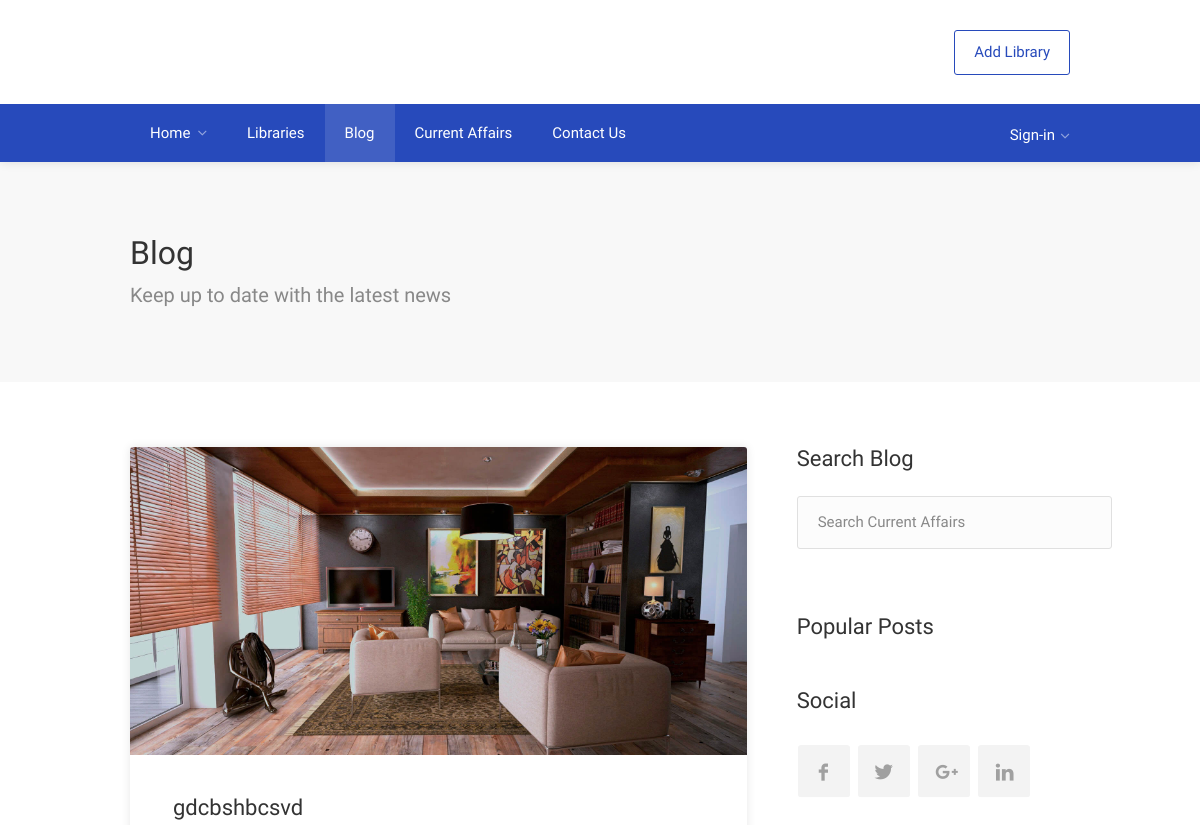
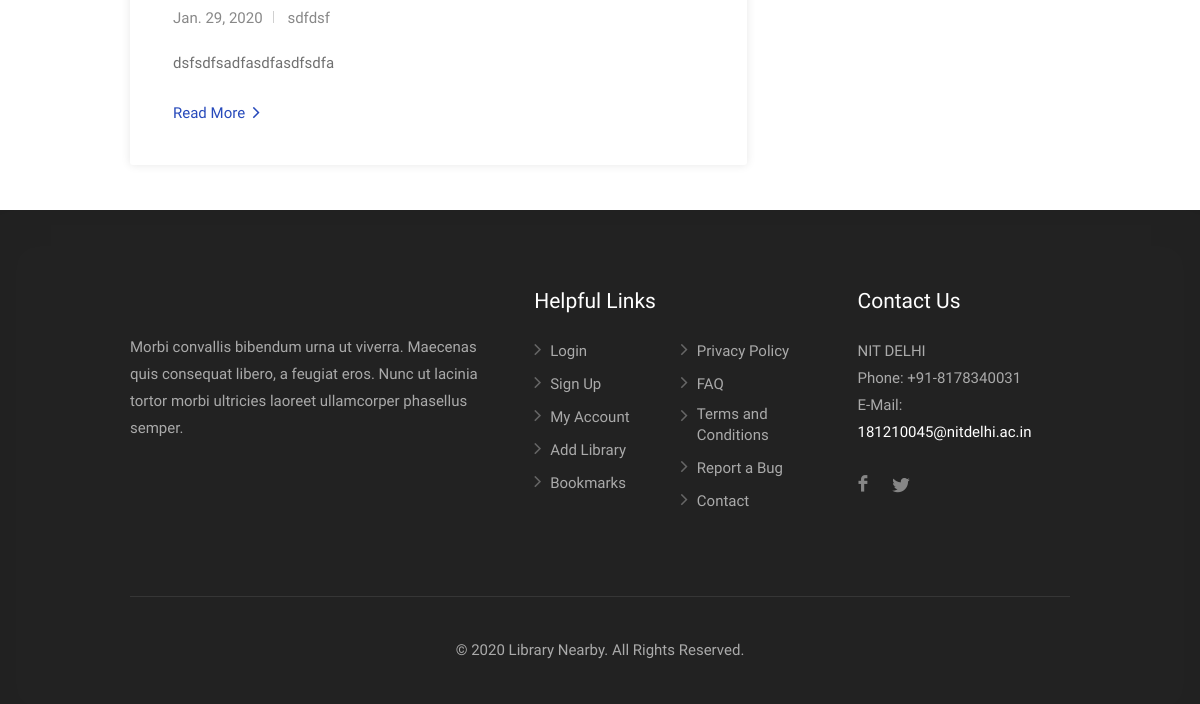
Before: /blog/ with the older database file (2 pictures, top to bottom).
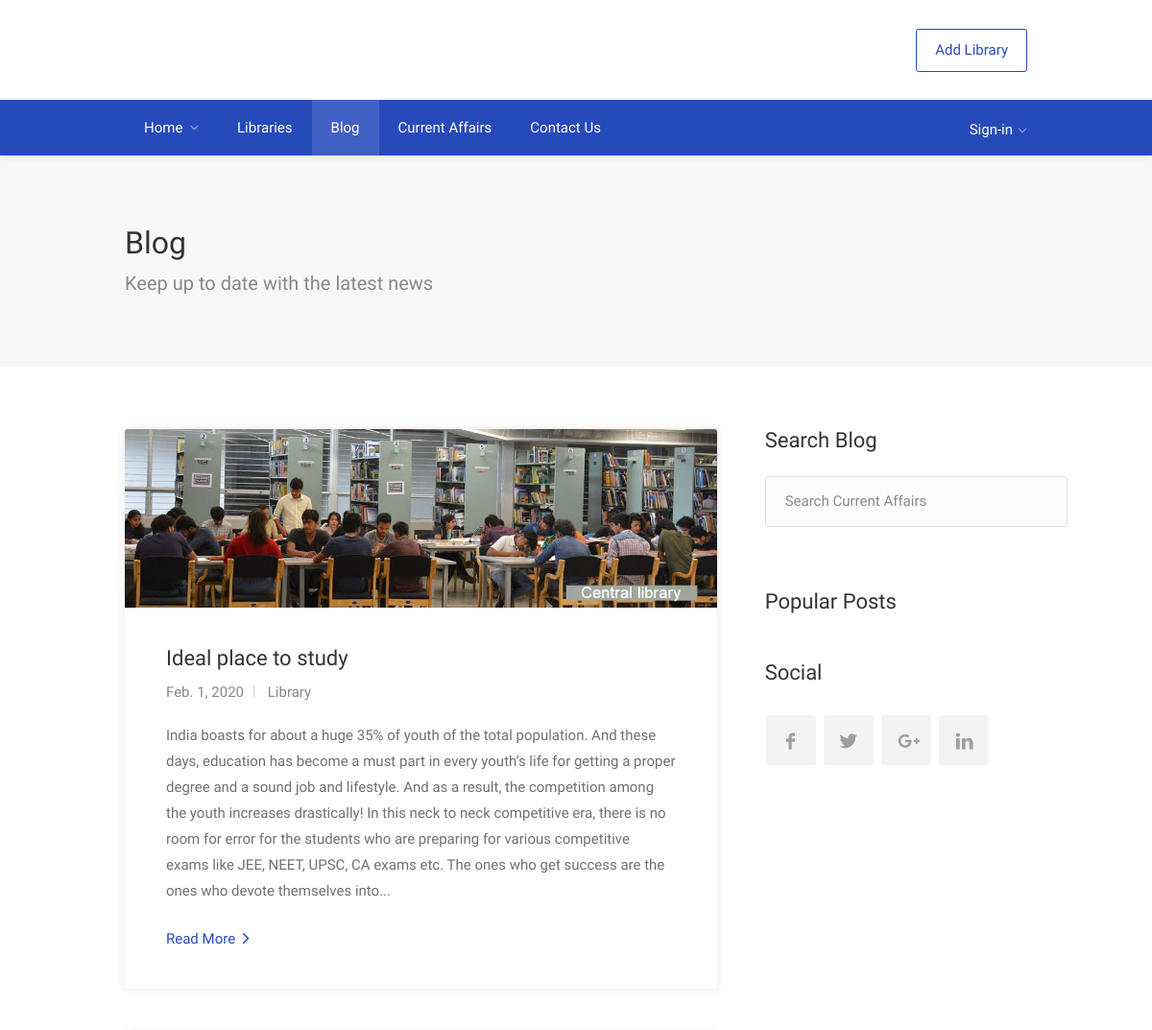
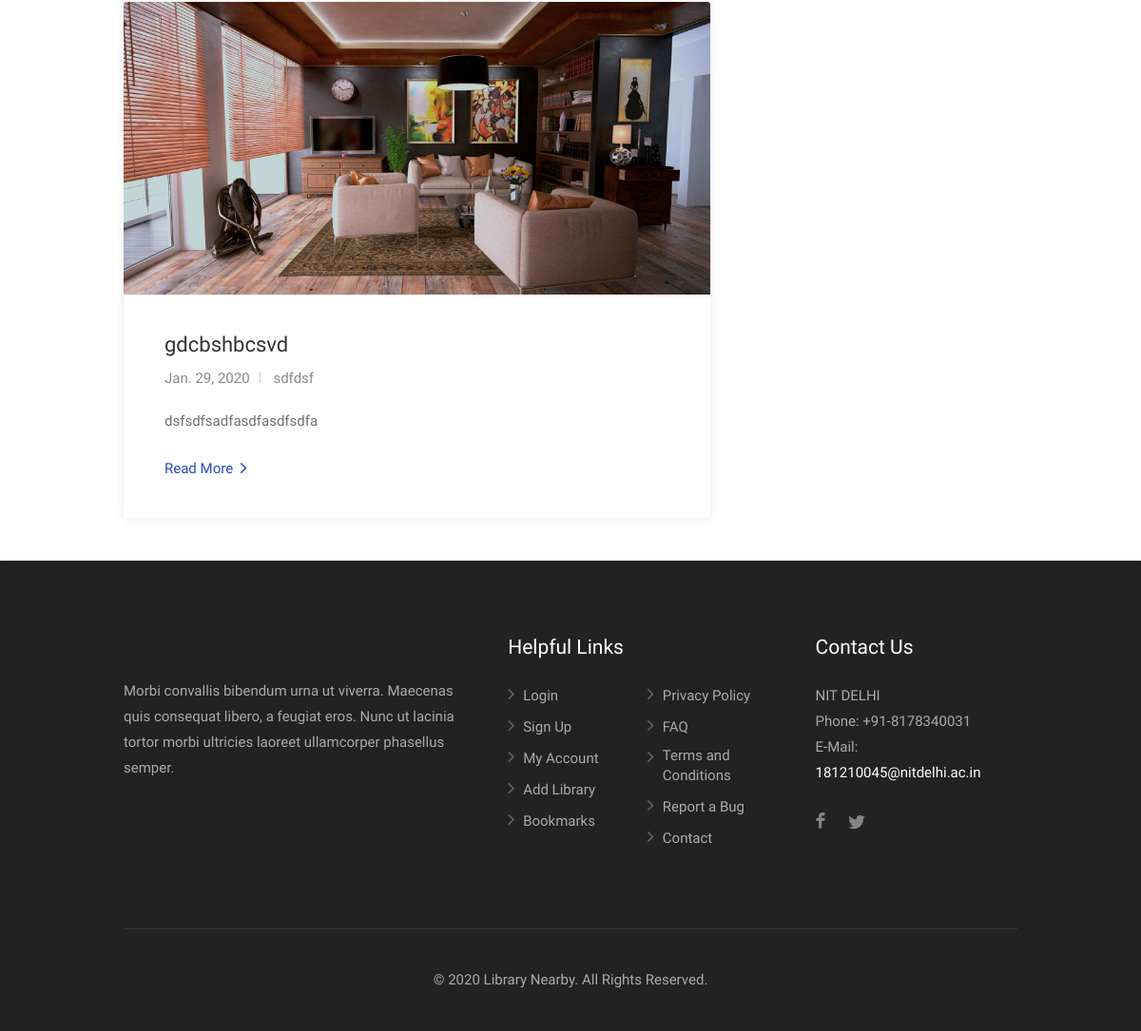
After: the same page with the newer database file (2 pictures, top to bottom).
### blog/models.py (models this page shows, shortened)
class post(models.Model):
    slug = models.SlugField()
    title = models.CharField(max_length = 200)
    category = models.ForeignKey(categories, on_delete=models.CASCADE)
    content = models.TextField()
    date = models.DateField()
    published = models.BooleanField(default=1)
    main_image = models.ImageField()
    image1 = models.ImageField(blank=True, null=True)
    image2 = models.ImageField(blank=True, null=True)
    image3 = models.ImageField(blank=True, null=True)
    image4 = models.ImageField(blank=True, null=True)
    class Meta:
        ordering = ('-date',)
    def get_short_content(self):
        if len(self.content) > 500:
            short_content = self.content[:500]
            short_content += "..."
            return short_content
        return self.content

class categories(models.Model):
    title = models.CharField(max_length = 100)
    keywords = models.TextField(blank=True, null=True)
    def __str__(self):
        return self.title
    class Meta:
        verbose_name_plural = 'Categories'

### blog/views.py (the view)
# urls.py: path('', BlogHomeView, name='home'),
def BlogHomeView(request):
    all_categories = categories.objects.all()
    all_posts = post.objects.order_by('-date')
    search_term = ''
    if 'category' in request.GET:
        selected_category_title = request.GET.get('category')
        all_posts = all_posts.filter(category__title = selected_category_title)
    if 'search' in request.GET:
        search_term = request.GET['search']
        print(search_term)
        all_posts = all_posts.filter(Q(title__icontains = search_term)| Q(content__contains=search_term))
    paginator = Paginator(all_posts, 5)
    page = request.GET.get('page')
    all_posts = paginator.get_page(page)
    get_dict_copy = request.GET.copy()
    params = get_dict_copy.pop('page', True) and get_dict_copy.urlencode()
    context = {
        'categories': all_categories,
        'posts': all_posts,
        'params': params,
        'search_term': search_term
    }
    return render(request, 'bloghome.html', context)

### blog/templates/bloghome.html (shortened to what this page needs)
{% extends 'new_base.html' %}
{% block content %}
<div id="wrapper" class="mm-page mm-slideout">
<div id="titlebar">
	<div class="container">
		<div class="row">
			<div class="col-md-12">
				<h2>Blog</h2>
				<span>Keep up to date with the latest news</span>
			</div>
		</div>
	</div>
</div>
<div class="container">
	<div class="blog-page">
	<div class="row">
		<div class="col-md-8">
        {% for post in posts %}
            {% if post.published %}
			<div class="blog-post">
				<a href="{% url 'blog:post' post.id %}" class="post-img">
					<img src="{{ post.main_image.url }}" alt="">
				</a>
				<div class="post-content">
					<h3><a href="{% url 'blog:post' post.id %}">{{ post.title }}</a></h3>
					<ul class="post-meta">
						<li>{{ post.date }}</li>
						<li><a href="#">{{ post.category }}</a></li>
					</ul>
					<p>{{ post.get_short_content }}</p>
					<a href="{% url 'blog:post' post.id %}" class="read-more">Read More <i class="fa fa-angle-right"></i></a>
				</div>
			</div>
            {% endif %}
        {% endfor %}
		</div>
	<div class="col-md-4">
		<div class="sidebar right">
			<div class="widget">
				<h3 class="margin-top-0 margin-bottom-25">Search Blog</h3>
				<div class="search-blog-input">
                <form>
                  <input type="search" class="search-field" placeholder="Search Current Affairs" aria-label="Search" name='search' value="{{search_term}}">
                </form>
                </div>
			</div>
			<div class="widget">
				<h3>Popular Posts</h3>
			</div>
			<div class="widget">
				<h3 class="margin-top-0 margin-bottom-25">Social</h3>
				<ul class="social-icons rounded">
					<li><a class="facebook" href="#"></a></li>
					<li><a class="twitter" href="#"></a></li>
					<li><a class="gplus" href="#"></a></li>
					<li><a class="linkedin" href="#"></a></li>
				</ul>
			</div>
		</div>
	</div>
	</div>
</div>
</div>
</div>
{% endblock content %}

Changed rows visible on the page:
added post: main_image (picture), title "Ideal place to study", date "Feb. 1, 2020", category "Library", get_short_content "India boasts for about a huge 35% of youth of the total population. And these days, education has become a must part in every youth’s life for getting a proper degree and a sound job and lifestyle. And as a result, the competition among the youth increases drastically! In this neck to neck competitive era, there is no room for error for the students who are preparing for various competitive exams like JEE, NEET, UPSC, CA exams etc. The ones who get success are the ones who devote themselves into..."
